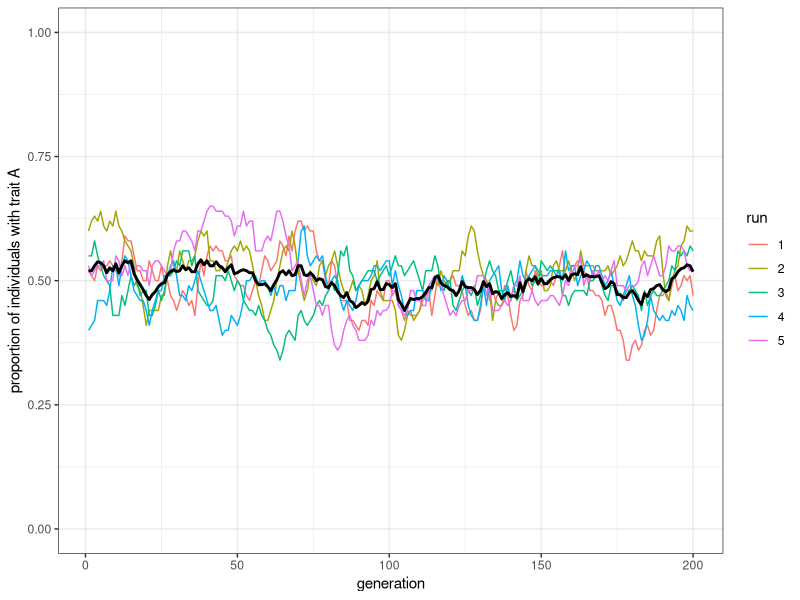
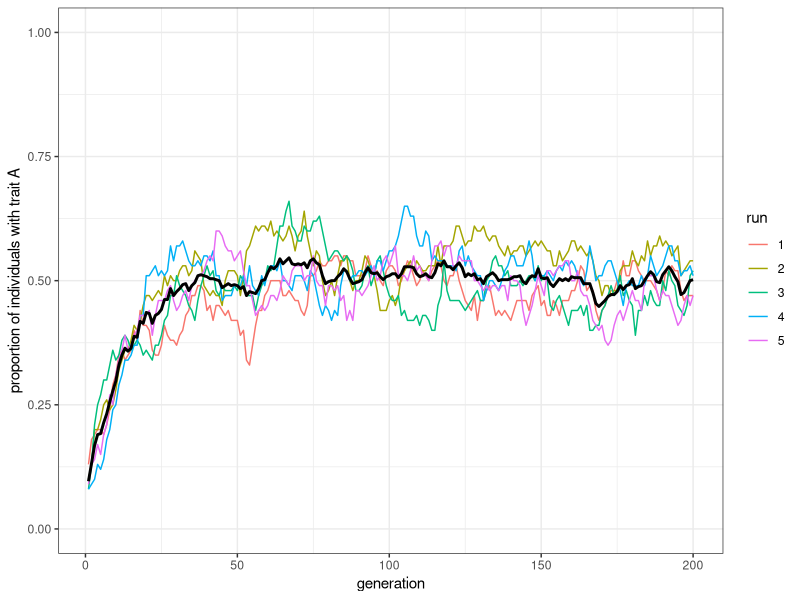
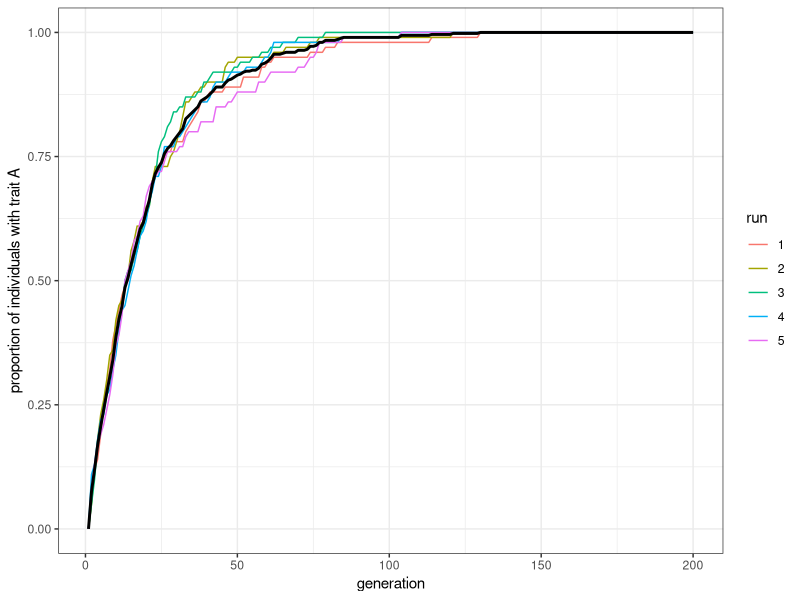
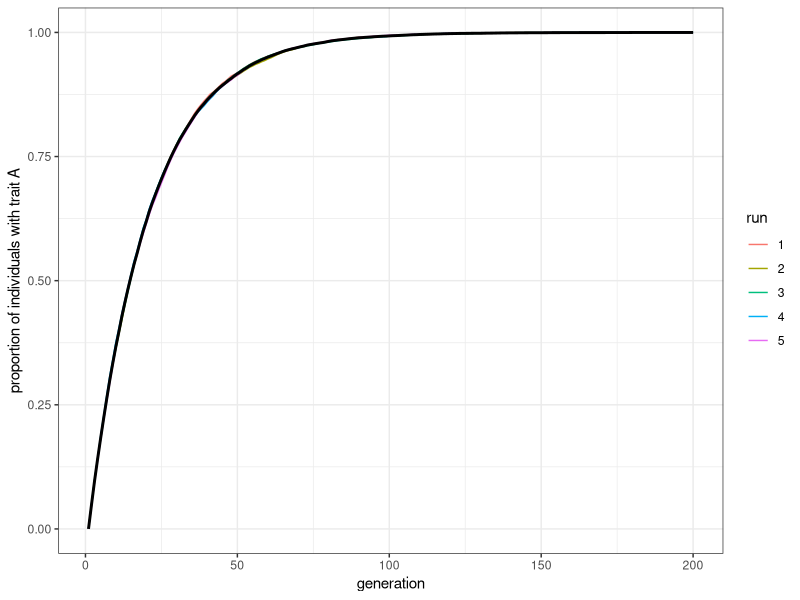
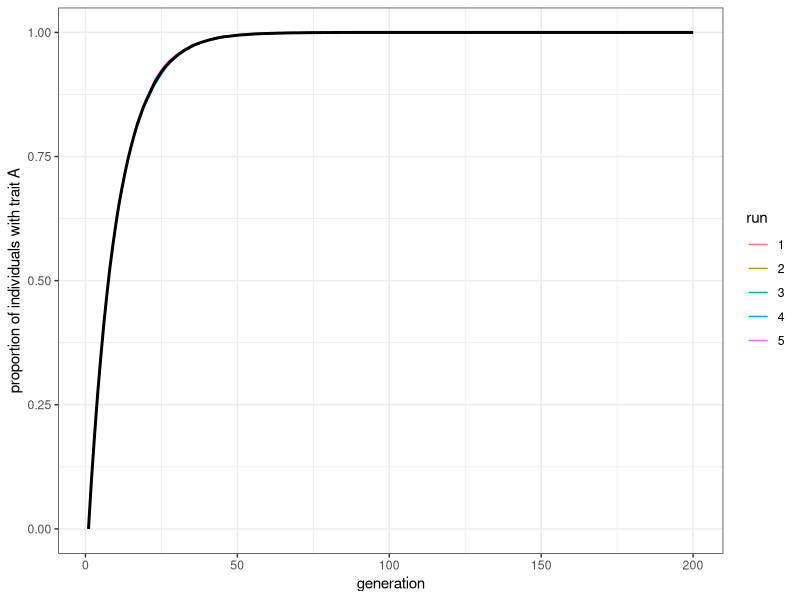

The R source for these figures, in order:
## ---- chunk 1
library(tidyverse)

model_unbiased_mutation <- function(
  population_size,
  initial_proportion_of_trait_a,
  mutation_rate, 
  generations,
  runs) {
  output <- tibble(
    run = factor(), 
    generation = numeric(), 
    proportion_of_trait_a = numeric()
  )
  for (run in 1:runs) {
    # 1回の試行の結果を保管するtibbleを初期化
    output_single_run <- tibble(
      run = rep(run, generations) |> as.factor(), 
      generation = 1:generations, 
      proportion_of_trait_a = rep(NA, generations)
    )
    # 第1世代
    population <- sample(
      c("A", "B"), 
      population_size, replace = TRUE, 
      prob = c(initial_proportion_of_trait_a, 1 - initial_proportion_of_trait_a)
    )
    # 第1世代のproportion_of_trait_aを計算
    proportion_of_trait_a <- sum(population == "A") / population_size
    output_single_run$proportion_of_trait_a[1] <- proportion_of_trait_a
    for (generation in 2:generations) {
      # 前タイムステップまでのpopulationベクトルをprevious_populationに移し替える
      previous_population <- population
      # 変異する個人('mutant')を決める
      is_mutant <- sample(
        c(TRUE, FALSE), 
        population_size, 
        prob = c(mutation_rate, 1 - mutation_rate),
        replace = TRUE
      )
      # is_mutantがTRUEであるスロットの形質がもしAならBに、もしBならAにする
      population[is_mutant] <- population[is_mutant] |> recode(A = "B", B = "A")
      # proportion_of_trait_aを計算し、tibbleのうち
      # proportion_of_trait_a列のgeneration行目に格納する
      output_single_run$proportion_of_trait_a[generation] <- 
      sum(population == "A") / population_size
    }
    # output tibbleの一番下に今回の試行の結果をbind_rows()関数で付け加える
    output <- bind_rows(output, output_single_run)
  }
  # 全試行の結果がひとつのoutputというtibbleに集約されたので、それを返り値としてエクスポートする
  output
}
## ---- chunk 2
plot_multiple_runs <- function(data) {
  ggplot(data = data, aes(x = generation, y = proportion_of_trait_a)) +
    geom_line(aes(colour = run)) +
    stat_summary(fun = mean, geom = "line", size = 1) +
    ylim(c(0, 1)) +
    theme_bw() +
    ylab("proportion of individuals with trait A")
}
## ---- chunk 3
model_unbiased_mutation(
  population_size = 100, 
  generations = 200, 
  runs = 5, 
  initial_proportion_of_trait_a = 0.5, 
  mutation_rate = 0.05) |>
  plot_multiple_runs()
## ---- chunk 4
model_unbiased_mutation(
  population_size = 100, 
  initial_proportion_of_trait_a = 0.1, 
  mutation_rate = 0.05,
  generations = 200,
  runs = 5) |>
  plot_multiple_runs()
## ---- chunk 5
model_biased_mutation <- function(
  population_size,
  initial_proportion_of_trait_a,
  mutation_rate_biased, 
  generations,
  runs) {
  output <- tibble(
    run = factor(), 
    generation = numeric(), 
    proportion_of_trait_a = numeric()
  )
  for (run in 1:runs) {
    # 1回の試行の結果を保管するtibbleを初期化
    output_single_run <- tibble(
      run = rep(run, generations) |> as.factor(), 
      generation = 1:generations, 
      proportion_of_trait_a = rep(NA, generations)
    )
    # 第1世代
    population <- sample(
      c("A", "B"), 
      population_size, replace = TRUE, 
      prob = c(initial_proportion_of_trait_a, 1 - initial_proportion_of_trait_a)
    )
    # 第1世代のproportion_of_trait_aを計算
    proportion_of_trait_a <- sum(population == "A") / population_size
    output_single_run$proportion_of_trait_a[1] <- proportion_of_trait_a
    for (generation in 2:generations) {
      # 前タイムステップまでのpopulationベクトルをprevious_populationに移し替える
      previous_population <- population
      # 変異する個人('mutant')を決める
      is_mutant <- sample(
        c(TRUE, FALSE), 
        population_size, 
        prob = c(mutation_rate_biased, 1 - mutation_rate_biased),
        replace = TRUE
      )
      # is_mutantがTRUEであるスロットの形質をすべてAにする
      population[is_mutant] <- "A"
      # proportion_of_trait_aを計算し、tibbleのうち
      # proportion_of_trait_a列のgeneration行目に格納する
      output_single_run$proportion_of_trait_a[generation] <- 
      sum(population == "A") / population_size
    }
    # output tibbleの一番下に今回の試行の結果をbind_rows()関数で付け加える
    output <- bind_rows(output, output_single_run)
  }
  # 全試行の結果がひとつのoutputというtibbleに集約されたので、それを返り値としてエクスポートする
  output
}
## ---- chunk 6
model_biased_mutation(
  population_size = 100, 
  generations = 200, 
  runs = 5, 
  initial_proportion_of_trait_a = 0,
  mutation_rate_biased = 0.05) |> 
  plot_multiple_runs()
## ---- chunk 7
model_biased_mutation(
  population_size = 10000, 
  generations = 200, 
  runs = 5, 
  initial_proportion_of_trait_a = 0,
  mutation_rate_biased = 0.05) |> 
  plot_multiple_runs()
## ---- chunk 8
model_biased_mutation(
  population_size = 10000, 
  generations = 200, 
  runs = 5, 
  initial_proportion_of_trait_a = 0,
  mutation_rate_biased = 0.1) |> 
  plot_multiple_runs()
## ---- chunk 9
model_unbiased_mutation_truefalse <- function(
  population_size,
  generations,
  runs, 
  initial_proportion_of_trait_a,
  mutation_rate) {
  output <- tibble(
    run = factor(), 
    generation = numeric(), 
    proportion_of_trait_a = numeric()
  )
  for (run in 1:runs) {
    output_single_run <- tibble(
      run = rep(run, generations) |> as.factor(), 
      generation = 1:generations, 
      proportion_of_trait_a = rep(NA, generations)
    )
    population <- sample(
      c(TRUE, FALSE), # 変更点
      population_size, replace = TRUE, 
      prob = c(initial_proportion_of_trait_a, 1 - initial_proportion_of_trait_a)
    ) 
    proportion_of_trait_a <- sum(population) / population_size # 変更点
    output_single_run$proportion_of_trait_a[1] <- proportion_of_trait_a
    for (generation in 2:generations) {
      previous_population <- population
      is_mutant <- sample(
        c(TRUE, FALSE), 
        population_size, 
        prob = c(mutation_rate, 1 - mutation_rate),
        replace = TRUE
      )
      population[is_mutant] <- !population[is_mutant]  # 変更点
      output_single_run$proportion_of_trait_a[generation] <- 
        sum(population) / population_size # 変更点
    }
    output <- bind_rows(output, output_single_run)
  }
  output
}
